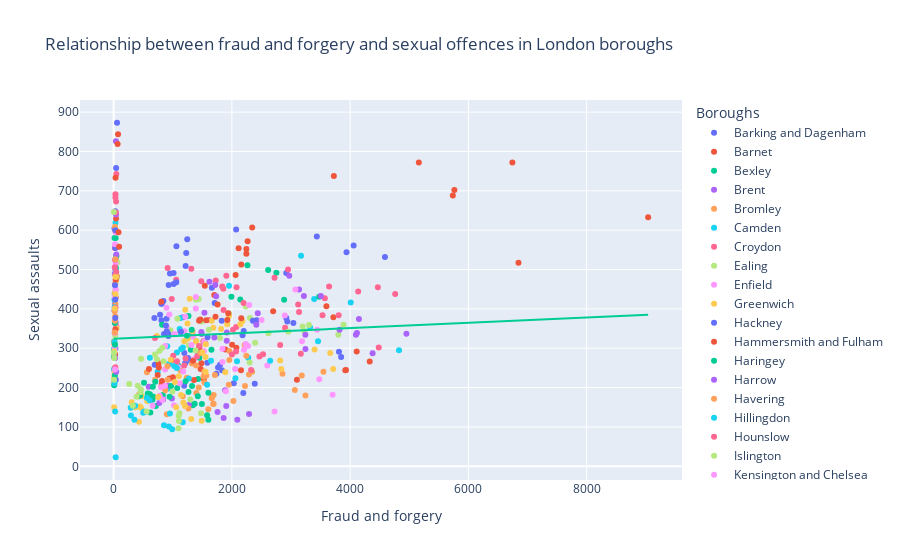

The code cell stored with this chart in its notebook:
### Code cell
#creation of sixth scatter plot 

fig = px.scatter(final_df,x='Fraud and forgery',y='Sexual assaults',color='Boroughs',
                 title = "Relationship between fraud and forgery and sexual offences in London boroughs",
                 trendline="ols",trendline_scope="overall")

fig.show()
fig.write_html('/Users/jutti/Documents/QM2SRQ1-2/Visualisations/Relationship between fraud and forgery and sexual offences in London boroughs.html')

### Figure 1 — Plotly figure (JSON) as saved in the notebook; plotly's stock layout.template omitted (floating-point values rounded to 4 significant figures; data arrays with more than 128 entries replaced by an {"elided": "..."} marker saying what was removed)
{"data": [{"hovertemplate": "Boroughs=Barking and Dagenham<br>Fraud and forgery=%{x}<br>Sexual assaults=%{y}<extra></extra>", "legendgroup": "Barking and Dagenham", "marker": {"color": "#636efa", "symbol": "circle"}, "mode": "markers", "name": "Barking and Dagenham", "orientation": "v", "showlegend": true, "type": "scatter", "x": [2193, 2387, 2032, 1766, 1738, 1832, 1800, 1585, 1196, 1192, 1306, 1209, 1259, 695, 30, 25, 24, 16], "xaxis": "x", "y": [186, 210, 211, 251, 235, 244, 258, 263, 288, 205, 267, 262, 275, 258, 300, 403, 413, 396], "yaxis": "y"}, {"hovertemplate": "Boroughs=Barnet<br>Fraud and forgery=%{x}<br>Sexual assaults=%{y}<extra></extra>", "legendgroup": "Barnet", "marker": {"color": "#EF553B", "symbol": "circle"}, "mode": "markers", "name": "Barnet", "orientation": "v", "showlegend": true, "type": "scatter", "x": [3918, 3100, 3930, 4111, 4331, 3717, 2004, 2076, 974, 1472, 1519, 1452, 1891, 1444, 45, 34, 54, 27], "xaxis": "x", "y": [244, 220, 245, 292, 266, 379, 309, 301, 269, 247, 318, 303, 297, 300, 356, 429, 482, 464], "yaxis": "y"}, {"hovertemplate": "Boroughs=Bexley<br>Fraud and forgery=%{x}<br>Sexual assaults=%{y}<extra></extra>", "legendgroup": "Bexley", "marker": {"color": "#00cc96", "symbol": "circle"}, "mode": "markers", "name": "Bexley", "orientation": "v", "showlegend": true, "type": "scatter", "x": [1339, 1267, 1429, 1326, 1371, 1098, 1076, 833, 714, 621, 670, 596, 657, 432, 11, 6, 10, 11], "xaxis": "x", "y": [155, 189, 222, 204, 159, 255, 199, 181, 153, 137, 177, 175, 169, 178, 247, 278, 298, 318], "yaxis": "y"}, {"hovertemplate": "Boroughs=Brent<br>Fraud and forgery=%{x}<br>Sexual assaults=%{y}<extra></extra>", "legendgroup": "Brent", "marker": {"color": "#ab63fa", "symbol": "circle"}, "mode": "markers", "name": "Brent", "orientation": "v", "showlegend": true, "type": "scatter", "x": [4952, 4115, 4098, 4380, 4149, 3244, 1913, 1487, 1127, 1426, 1550, 1333, 1484, 1174, 34, 20, 38, 29], "xaxis": "x", "y": [337, 339, 334, 287, 374, 298, 319, 336, 343, 287, 313, 341, 341, 379, 366, 489, 527, 500], "yaxis": "y"}, {"hovertemplate": "Boroughs=Bromley<br>Fraud and forgery=%{x}<br>Sexual assaults=%{y}<extra></extra>", "legendgroup": "Bromley", "marker": {"color": "#FFA15A", "symbol": "circle"}, "mode": "markers", "name": "Bromley", "orientation": "v", "showlegend": true, "type": "scatter", "x": [2026, 1399, 1713, 2342, 2289, 2217, 1960, 1326, 1130, 1237, 1445, 1533, 1396, 564, 13, 17, 32, 28], "xaxis": "x", "y": [166, 186, 232, 240, 233, 308, 293, 261, 244, 225, 280, 241, 256, 239, 310, 394, 413, 381], "yaxis": "y"}, {"hovertemplate": "Boroughs=Camden<br>Fraud and forgery=%{x}<br>Sexual assaults=%{y}<extra></extra>", "legendgroup": "Camden", "marker": {"color": "#19d3f3", "symbol": "circle"}, "mode": "markers", "name": "Camden", "orientation": "v", "showlegend": true, "type": "scatter", "x": [4827, 3457, 4010, 3323, 3392, 3170, 1952, 1138, 745, 915, 907, 1117, 1131, 1296, 45, 42, 31, 38], "xaxis": "x", "y": [295, 318, 416, 353, 425, 535, 459, 339, 240, 197, 305, 349, 377, 331, 350, 478, 619, 494], "yaxis": "y"}, {"hovertemplate": "Boroughs=Croydon<br>Fraud and forgery=%{x}<br>Sexual assaults=%{y}<extra></extra>", "legendgroup": "Croydon", "marker": {"color": "#FF6692", "symbol": "circle"}, "mode": "markers", "name": "Croydon", "orientation": "v", "showlegend": true, "type": "scatter", "x": [4484, 3136, 3806, 3572, 3533, 3121, 2900, 2073, 1616, 1859, 1855, 1727, 1906, 1058, 22, 31, 46, 31], "xaxis": "x", "y": [302, 392, 384, 427, 384, 411, 352, 354, 372, 397, 451, 472, 484, 474, 555, 691, 743, 683], "yaxis": "y"}, {"hovertemplate": "Boroughs=Ealing<br>Fraud and forgery=%{x}<br>Sexual assaults=%{y}<extra></extra>", "legendgroup": "Ealing", "marker": {"color": "#B6E880", "symbol": "circle"}, "mode": "markers", "name": "Ealing", "orientation": "v", "showlegend": true, "type": "scatter", "x": [3888, 3226, 2954, 3305, 3197, 1952, 1800, 1400, 1275, 2393, 2618, 2305, 2236, 1081, 46, 66, 53, 44], "xaxis": "x", "y": [360, 344, 342, 359, 355, 388, 326, 319, 307, 314, 338, 377, 406, 375, 481, 518, 560, 475], "yaxis": "y"}, {"hovertemplate": "Boroughs=Enfield<br>Fraud and forgery=%{x}<br>Sexual assaults=%{y}<extra></extra>", "legendgroup": "Enfield", "marker": {"color": "#FF97FF", "symbol": "circle"}, "mode": "markers", "name": "Enfield", "orientation": "v", "showlegend": true, "type": "scatter", "x": [3479, 2599, 2205, 1841, 2235, 2055, 1528, 1177, 871, 1096, 1198, 1345, 1361, 872, 39, 40, 34, 31], "xaxis": "x", "y": [221, 256, 296, 299, 311, 247, 293, 241, 246, 252, 343, 329, 272, 306, 356, 475, 515, 448], "yaxis": "y"}, {"hovertemplate": "Boroughs=Greenwich<br>Fraud and forgery=%{x}<br>Sexual assaults=%{y}<extra></extra>", "legendgroup": "Greenwich", "marker": {"color": "#FECB52", "symbol": "circle"}, "mode": "markers", "name": "Greenwich", "orientation": "v", "showlegend": true, "type": "scatter", "x": [1817, 1333, 2142, 2180, 1951, 1686, 1659, 1921, 1254, 1393, 1212, 1288, 1249, 731, 49, 39, 47, 43], "xaxis": "x", "y": [349, 343, 361, 369, 382, 352, 370, 361, 324, 317, 398, 426, 363, 331, 350, 484, 534, 473], "yaxis": "y"}, {"hovertemplate": "Boroughs=Hackney<br>Fraud and forgery=%{x}<br>Sexual assaults=%{y}<extra></extra>", "legendgroup": "Hackney", "marker": {"color": "#636efa", "symbol": "circle"}, "mode": "markers", "name": "Hackney", "orientation": "v", "showlegend": true, "type": "scatter", "x": [2920, 2419, 2356, 1828, 1709, 1662, 1015, 786, 896, 842, 931, 813, 809, 690, 20, 28, 28, 15], "xaxis": "x", "y": [377, 371, 370, 370, 415, 454, 463, 385, 375, 420, 461, 414, 371, 377, 436, 555, 648, 604], "yaxis": "y"}, {"hovertemplate": "Boroughs=Hammersmith and Fulham<br>Fraud and forgery=%{x}<br>Sexual assaults=%{y}<extra></extra>", "legendgroup": "Hammersmith and Fulham", "marker": {"color": "#EF553B", "symbol": "circle"}, "mode": "markers", "name": "Hammersmith and Fulham", "orientation": "v", "showlegend": true, "type": "scatter", "x": [2154, 1526, 1359, 1485, 1344, 1003, 942, 816, 598, 745, 818, 765, 808, 761, 24, 30, 20, 22], "xaxis": "x", "y": [244, 222, 219, 262, 268, 226, 223, 209, 247, 232, 217, 251, 203, 262, 285, 348, 402, 365], "yaxis": "y"}, {"hovertemplate": "Boroughs=Haringey<br>Fraud and forgery=%{x}<br>Sexual assaults=%{y}<extra></extra>", "legendgroup": "Haringey", "marker": {"color": "#00cc96", "symbol": "circle"}, "mode": "markers", "name": "Haringey", "orientation": "v", "showlegend": true, "type": "scatter", "x": [3477, 1992, 2753, 2263, 2614, 2884, 2142, 1654, 1307, 1450, 1321, 1267, 1239, 820, 21, 39, 34, 46], "xaxis": "x", "y": [431, 431, 492, 511, 499, 423, 424, 296, 296, 276, 347, 382, 332, 360, 364, 504, 580, 535], "yaxis": "y"}, {"hovertemplate": "Boroughs=Harrow<br>Fraud and forgery=%{x}<br>Sexual assaults=%{y}<extra></extra>", "legendgroup": "Harrow", "marker": {"color": "#ab63fa", "symbol": "circle"}, "mode": "markers", "name": "Harrow", "orientation": "v", "showlegend": true, "type": "scatter", "x": [1905, 1860, 2092, 2290, 1758, 1886, 1273, 850, 606, 772, 919, 986, 838, 594, 21, 25, 17, 16], "xaxis": "x", "y": [153, 123, 118, 133, 138, 193, 156, 200, 168, 161, 205, 172, 170, 202, 219, 275, 276, 243], "yaxis": "y"}, {"hovertemplate": "Boroughs=Havering<br>Fraud and forgery=%{x}<br>Sexual assaults=%{y}<extra></extra>", "legendgroup": "Havering", "marker": {"color": "#FFA15A", "symbol": "circle"}, "mode": "markers", "name": "Havering", "orientation": "v", "showlegend": true, "type": "scatter", "x": [1602, 1685, 1659, 1666, 1691, 1691, 1536, 1265, 900, 1170, 702, 913, 873, 433, 12, 18, 22, 9], "xaxis": "x", "y": [145, 158, 173, 178, 181, 159, 213, 147, 132, 178, 220, 220, 193, 183, 215, 440, 370, 316], "yaxis": "y"}, {"hovertemplate": "Boroughs=Hillingdon<br>Fraud and forgery=%{x}<br>Sexual assaults=%{y}<extra></extra>", "legendgroup": "Hillingdon", "marker": {"color": "#19d3f3", "symbol": "circle"}, "mode": "markers", "name": "Hillingdon", "orientation": "v", "showlegend": true, "type": "scatter", "x": [2060, 1581, 2647, 2277, 2087, 1647, 1172, 1026, 1069, 1272, 1142, 1071, 938, 613, 14, 19, 24, 35], "xaxis": "x", "y": [224, 207, 268, 276, 267, 268, 302, 255, 250, 223, 298, 289, 260, 276, 315, 404, 432, 23], "yaxis": "y"}, {"hovertemplate": "Boroughs=Hounslow<br>Fraud and forgery=%{x}<br>Sexual assaults=%{y}<extra></extra>", "legendgroup": "Hounslow", "marker": {"color": "#FF6692", "symbol": "circle"}, "mode": "markers", "name": "Hounslow", "orientation": "v", "showlegend": true, "type": "scatter", "x": [3166, 2325, 2466, 2817, 2527, 2072, 2001, 1217, 1072, 1195, 1008, 1445, 1412, 699, 19, 20, 24, 32], "xaxis": "x", "y": [286, 245, 279, 308, 285, 292, 284, 274, 267, 256, 281, 306, 279, 326, 339, 506, 525, 403], "yaxis": "y"}, {"hovertemplate": "Boroughs=Islington<br>Fraud and forgery=%{x}<br>Sexual assaults=%{y}<extra></extra>", "legendgroup": "Islington", "marker": {"color": "#B6E880", "symbol": "circle"}, "mode": "markers", "name": "Islington", "orientation": "v", "showlegend": true, "type": "scatter", "x": [3801, 2301, 1611, 1439, 1393, 1488, 961, 1387, 464, 732, 844, 823, 699, 775, 28, 28, 35, 26], "xaxis": "x", "y": [334, 264, 347, 425, 423, 368, 346, 294, 273, 272, 267, 301, 284, 293, 332, 447, 481, 461], "yaxis": "y"}, {"hovertemplate": "Boroughs=Kensington and Chelsea<br>Fraud and forgery=%{x}<br>Sexual assaults=%{y}<extra></extra>", "legendgroup": "Kensington and Chelsea", "marker": {"color": "#FF97FF", "symbol": "circle"}, "mode": "markers", "name": "Kensington and Chelsea", "orientation": "v", "showlegend": true, "type": "scatter", "x": [3704, 2722, 1898, 2274, 1840, 1531, 1116, 804, 659, 828, 1021, 820, 780, 868, 31, 23, 19, 35], "xaxis": "x", "y": [182, 139, 191, 306, 265, 318, 211, 201, 154, 170, 155, 169, 179, 205, 221, 339, 301, 449], "yaxis": "y"}, {"hovertemplate": "Boroughs=Kingston upon Thames<br>Fraud and forgery=%{x}<br>Sexual assaults=%{y}<extra></extra>", "legendgroup": "Kingston upon Thames", "marker": {"color": "#FECB52", "symbol": "circle"}, "mode": "markers", "name": "Kingston upon Thames", "orientation": "v", "showlegend": true, "type": "scatter", "x": [1489, 1313, 1206, 1059, 1179, 1140, 753, 445, 368, 428, 463, 478, 567, 306, 9, 11, 17, 10], "xaxis": "x", "y": [116, 120, 153, 150, 162, 181, 176, 152, 150, 113, 149, 178, 166, 163, 150, 227, 238, 292], "yaxis": "y"}, {"hovertemplate": "Boroughs=Lambeth<br>Fraud and forgery=%{x}<br>Sexual assaults=%{y}<extra></extra>", "legendgroup": "Lambeth", "marker": {"color": "#636efa", "symbol": "circle"}, "mode": "markers", "name": "Lambeth", "orientation": "v", "showlegend": true, "type": "scatter", "x": [4589, 4059, 3939, 3437, 2920, 2072, 1245, 1060, 807, 1014, 1062, 1228, 1218, 953, 51, 42, 58, 36], "xaxis": "x", "y": [532, 561, 544, 584, 491, 602, 577, 468, 413, 491, 559, 542, 509, 490, 557, 758, 873, 220], "yaxis": "y"}, {"hovertemplate": "Boroughs=Lewisham<br>Fraud and forgery=%{x}<br>Sexual assaults=%{y}<extra></extra>", "legendgroup": "Lewisham", "marker": {"color": "#EF553B", "symbol": "circle"}, "mode": "markers", "name": "Lewisham", "orientation": "v", "showlegend": true, "type": "scatter", "x": [2698, 1923, 1939, 1542, 2158, 3599, 1723, 1759, 1446, 1566, 1466, 1454, 1703, 807, 34, 34, 41, 33], "xaxis": "x", "y": [394, 372, 389, 459, 376, 407, 380, 411, 370, 371, 373, 372, 435, 418, 474, 597, 630, 733], "yaxis": "y"}, {"hovertemplate": "Boroughs=Merton<br>Fraud and forgery=%{x}<br>Sexual assaults=%{y}<extra></extra>", "legendgroup": "Merton", "marker": {"color": "#00cc96", "symbol": "circle"}, "mode": "markers", "name": "Merton", "orientation": "v", "showlegend": true, "type": "scatter", "x": [1581, 1603, 1603, 1424, 1493, 1217, 972, 946, 664, 705, 578, 514, 614, 446, 21, 10, 23, 16], "xaxis": "x", "y": [130, 118, 187, 178, 158, 216, 204, 177, 202, 215, 185, 212, 183, 180, 231, 206, 309, 580], "yaxis": "y"}, {"hovertemplate": "Boroughs=Newham<br>Fraud and forgery=%{x}<br>Sexual assaults=%{y}<extra></extra>", "legendgroup": "Newham", "marker": {"color": "#ab63fa", "symbol": "circle"}, "mode": "markers", "name": "Newham", "orientation": "v", "showlegend": true, "type": "scatter", "x": [3820, 3243, 3504, 3218, 2970, 3136, 2438, 2414, 1914, 1704, 1719, 1621, 1734, 1536, 44, 40, 39, 43], "xaxis": "x", "y": [347, 334, 433, 433, 484, 449, 389, 360, 340, 327, 461, 469, 432, 390, 538, 640, 826, 240], "yaxis": "y"}, {"hovertemplate": "Boroughs=Redbridge<br>Fraud and forgery=%{x}<br>Sexual assaults=%{y}<extra></extra>", "legendgroup": "Redbridge", "marker": {"color": "#FFA15A", "symbol": "circle"}, "mode": "markers", "name": "Redbridge", "orientation": "v", "showlegend": true, "type": "scatter", "x": [3244, 3065, 3548, 3182, 2856, 2244, 1948, 2222, 1440, 1957, 1567, 1521, 1467, 911, 21, 31, 32, 23], "xaxis": "x", "y": [180, 194, 240, 231, 235, 281, 207, 204, 200, 270, 230, 228, 288, 254, 340, 485, 526, 609], "yaxis": "y"}, {"hovertemplate": "Boroughs=Richmond upon Thames<br>Fraud and forgery=%{x}<br>Sexual assaults=%{y}<extra></extra>", "legendgroup": "Richmond upon Thames", "marker": {"color": "#19d3f3", "symbol": "circle"}, "mode": "markers", "name": "Richmond upon Thames", "orientation": "v", "showlegend": true, "type": "scatter", "x": [953, 991, 1169, 852, 935, 562, 517, 293, 289, 352, 500, 527, 608, 364, 26, 15, 22, 15], "xaxis": "x", "y": [134, 94, 112, 104, 101, 174, 139, 129, 149, 118, 136, 138, 168, 154, 139, 211, 248, 424], "yaxis": "y"}, {"hovertemplate": "Boroughs=Southwark<br>Fraud and forgery=%{x}<br>Sexual assaults=%{y}<extra></extra>", "legendgroup": "Southwark", "marker": {"color": "#FF6692", "symbol": "circle"}, "mode": "markers", "name": "Southwark", "orientation": "v", "showlegend": true, "type": "scatter", "x": [4469, 4136, 4762, 3644, 2950, 2721, 1837, 2079, 2019, 2198, 1482, 1314, 914, 983, 43, 39, 41, 29], "xaxis": "x", "y": [455, 444, 438, 457, 500, 479, 457, 455, 347, 415, 470, 502, 504, 425, 494, 645, 673, 252], "yaxis": "y"}, {"hovertemplate": "Boroughs=Sutton<br>Fraud and forgery=%{x}<br>Sexual assaults=%{y}<extra></extra>", "legendgroup": "Sutton", "marker": {"color": "#B6E880", "symbol": "circle"}, "mode": "markers", "name": "Sutton", "orientation": "v", "showlegend": true, "type": "scatter", "x": [1101, 1098, 1104, 1114, 1478, 1295, 996, 558, 326, 455, 462, 389, 409, 265, 8, 4, 12, 5], "xaxis": "x", "y": [128, 97, 115, 135, 135, 170, 190, 139, 154, 188, 195, 177, 205, 209, 220, 288, 275, 646], "yaxis": "y"}, {"hovertemplate": "Boroughs=Tower Hamlets<br>Fraud and forgery=%{x}<br>Sexual assaults=%{y}<extra></extra>", "legendgroup": "Tower Hamlets", "marker": {"color": "#FF97FF", "symbol": "circle"}, "mode": "markers", "name": "Tower Hamlets", "orientation": "v", "showlegend": true, "type": "scatter", "x": [3186, 2895, 3442, 3075, 2502, 2293, 1390, 895, 898, 1316, 1031, 1214, 1391, 942, 21, 22, 33, 25], "xaxis": "x", "y": [318, 383, 347, 449, 372, 410, 401, 403, 354, 308, 336, 380, 430, 386, 430, 564, 594, 246], "yaxis": "y"}, {"hovertemplate": "Boroughs=Waltham Forest<br>Fraud and forgery=%{x}<br>Sexual assaults=%{y}<extra></extra>", "legendgroup": "Waltham Forest", "marker": {"color": "#FECB52", "symbol": "circle"}, "mode": "markers", "name": "Waltham Forest", "orientation": "v", "showlegend": true, "type": "scatter", "x": [3713, 2836, 3399, 3663, 2817, 1889, 1554, 1556, 1035, 1104, 1559, 1500, 1196, 966, 20, 31, 35, 43], "xaxis": "x", "y": [247, 247, 297, 288, 269, 239, 278, 240, 214, 229, 310, 290, 318, 271, 401, 437, 481, 600], "yaxis": "y"}, {"hovertemplate": "Boroughs=Wandsworth<br>Fraud and forgery=%{x}<br>Sexual assaults=%{y}<extra></extra>", "legendgroup": "Wandsworth", "marker": {"color": "#636efa", "symbol": "circle"}, "mode": "markers", "name": "Wandsworth", "orientation": "v", "showlegend": true, "type": "scatter", "x": [3848, 3811, 3040, 2937, 2200, 2181, 1589, 1139, 899, 853, 926, 885, 916, 926, 28, 23, 31, 28], "xaxis": "x", "y": [278, 291, 364, 368, 344, 333, 328, 342, 343, 336, 336, 358, 334, 331, 377, 460, 600, 424], "yaxis": "y"}, {"hovertemplate": "Boroughs=Westminster<br>Fraud and forgery=%{x}<br>Sexual assaults=%{y}<extra></extra>", "legendgroup": "Westminster", "marker": {"color": "#EF553B", "symbol": "circle"}, "mode": "markers", "name": "Westminster", "orientation": "v", "showlegend": true, "type": "scatter", "x": [9040, 6847, 6744, 5763, 5737, 5162, 3725, 2266, 2114, 2245, 2159, 2245, 2344, 2063, 83, 75, 68, 93], "xaxis": "x", "y": [633, 517, 772, 702, 688, 772, 738, 572, 554, 552, 513, 540, 607, 486, 595, 844, 819, 558], "yaxis": "y"}, {"hovertemplate": "<b>OLS trendline</b><br>Sexual assaults = 0.00678416 * Fraud and forgery + 323.921<br>R<sup>2</sup>=0.003569<br><br>Fraud and forgery=%{x}<br>Sexual assaults=%{y} <b>(trend)</b><extra></extra>", "legendgroup": "Overall Trendline", "line": {"color": "#00cc96"}, "mode": "lines", "name": "Overall Trendline", "showlegend": true, "type": "scatter", "x": {"elided": "576 int values"}, "xaxis": "x", "y": {"elided": "576 float values"}, "yaxis": "y"}], "layout": {"legend": {"title": {"text": "Boroughs"}, "tracegroupgap": 0}, "title": {"text": "Relationship between fraud and forgery and sexual offences in London boroughs"}, "xaxis": {"anchor": "y", "domain": [0, 1], "title": {"text": "Fraud and forgery"}}, "yaxis": {"anchor": "x", "domain": [0, 1], "title": {"text": "Sexual assaults"}}}}
